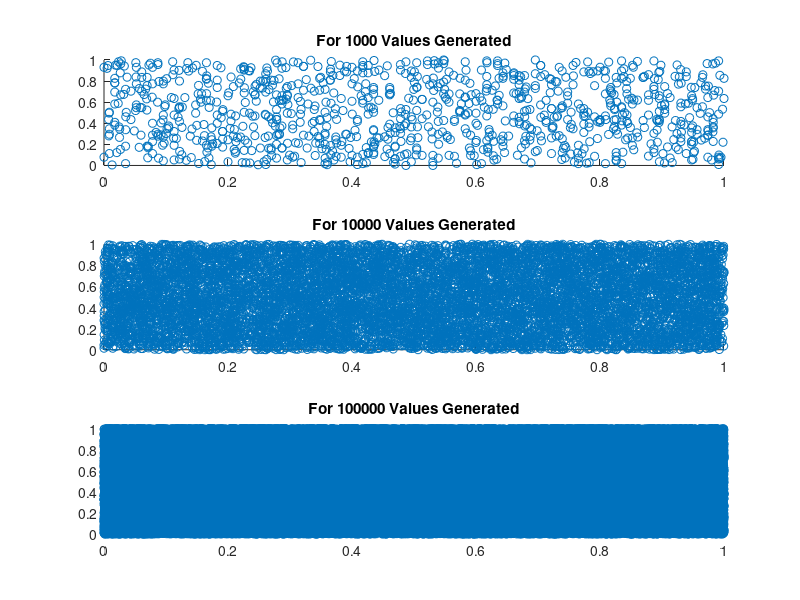
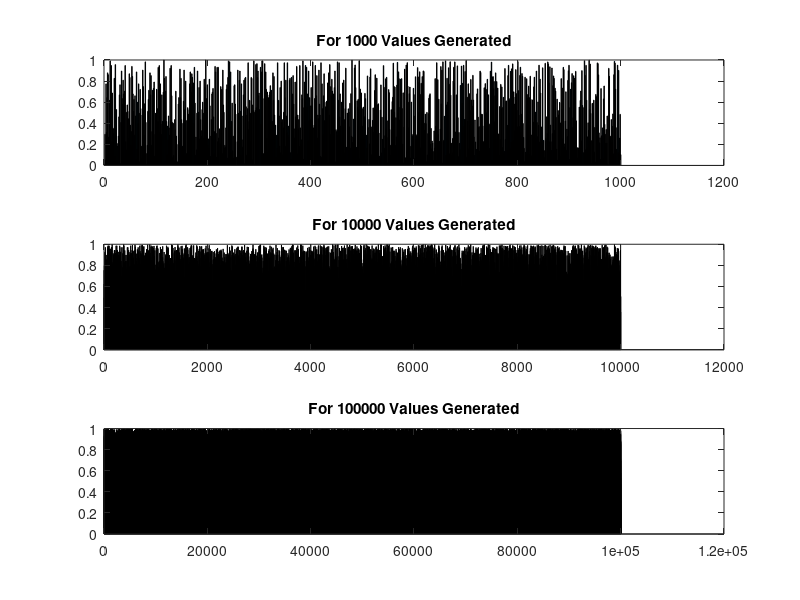
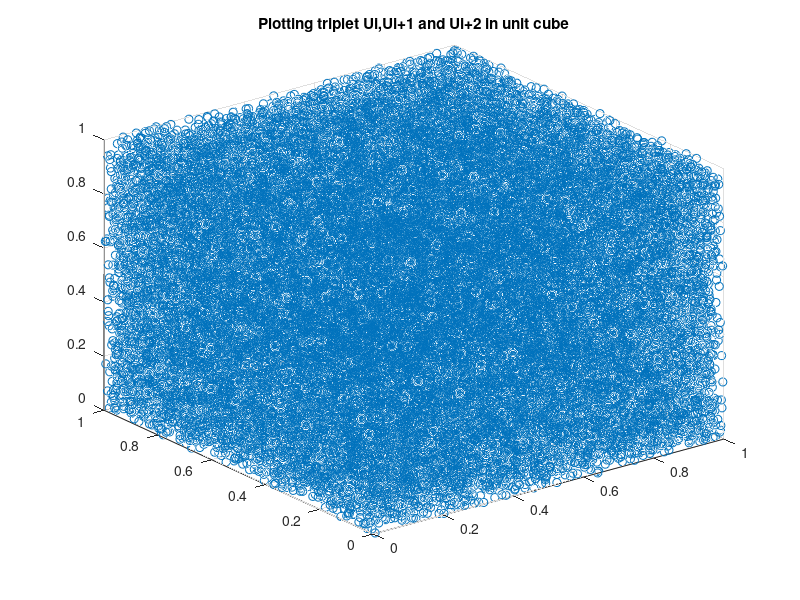

Write the MATLAB code that produced these figures, in order.
clc
a=34;
b=0;
m=345;
st1=zeros(1000,1);
st2=zeros(10000,1);
st3=zeros(100000,1);
st1(1,1)=3;
st2(1,1)=5;
st3(1,1)=5;
for i=2:17
    st1(i,1)=mod(a*st1(i-1)+b,m);
    st2(i,1)=mod(a*st2(i-1)+b,m);
    st3(i,1)=mod(a*st3(i-1)+b,m);
end
st1=st1/m;
st2=st2/m;
st3=st3/m;
for i=18:1000
    st1(i,1)=st1(i-17,1)-st1(i-5,1);
    if st1(i,1)<0   
        st1(i,1)=st1(i,1)+1;
    end
end
for i=18:10000
    st2(i,1)=st2(i-17,1)-st2(i-5,1);
    if st2(i,1)<0   
        st2(i,1)=st2(i,1)+1;
    end
end
for i=18:100000
    st3(i,1)=st3(i-17,1)-st3(i-5,1);
    if st3(i,1)<0   
        st3(i,1)=st3(i,1)+1;
    end
end
st1
st2
st3
figure;
subplot(3,1,1);
scatter(st1(1:999,1),st1(2:1000,1));
title('For 1000 Values Generated');
subplot(3,1,2);
scatter(st2(1:9999,1),st2(2:10000,1));
title('For 10000 Values Generated');
subplot(3,1,3);
scatter(st3(1:99999,1),st3(2:100000,1));
title('For 100000 Values Generated');
figure;
subplot(3,1,1);
bar(st1);
title('For 1000 Values Generated');
subplot(3,1,2);
bar(st2);
title('For 10000 Values Generated');
subplot(3,1,3);
bar(st3);
title('For 100000 Values Generated');
figure;
scatter3(st3(1:99998),st3(2:99999),st3(3:100000));
title('Plotting triplet Ui,Ui+1 and Ui+2 in unit cube')






